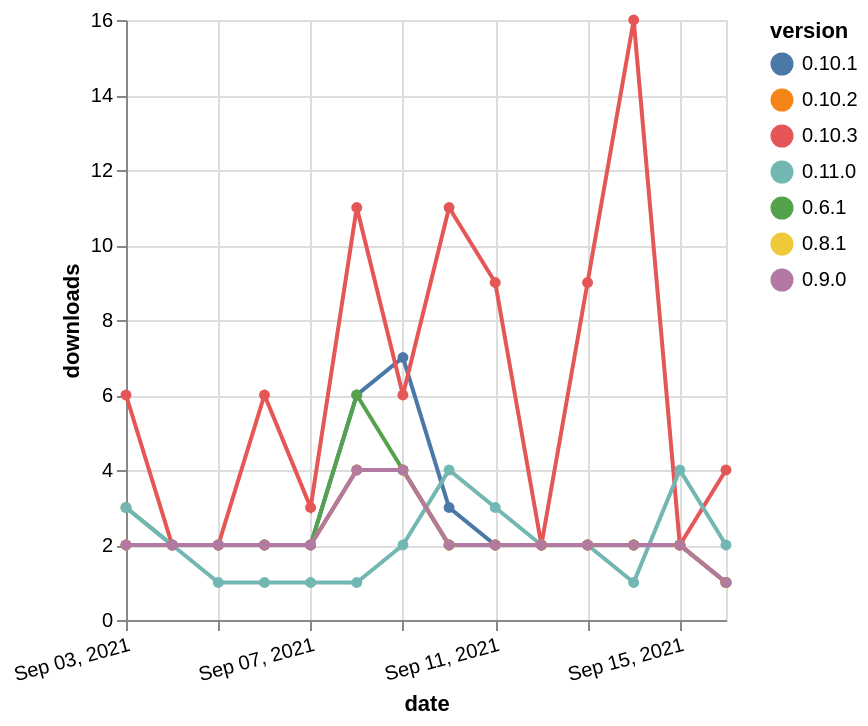

Specify this chart in Vega-Lite:
### Vega-Lite specification from a JSON file in a GitHub repository (floating-point values rounded to 4 significant figures)
{"$schema": "https://vega.github.io/schema/vega-lite/v5.json", "description": "A simple bar chart with embedded data.", "data": {"values": [{"date": "2021-09-03", "total": 3892, "delta": 2, "version": "0.10.1"}, {"date": "2021-09-04", "total": 3894, "delta": 2, "version": "0.10.1"}, {"date": "2021-09-05", "total": 3896, "delta": 2, "version": "0.10.1"}, {"date": "2021-09-06", "total": 3898, "delta": 2, "version": "0.10.1"}, {"date": "2021-09-07", "total": 3900, "delta": 2, "version": "0.10.1"}, {"date": "2021-09-08", "total": 3906, "delta": 6, "version": "0.10.1"}, {"date": "2021-09-09", "total": 3913, "delta": 7, "version": "0.10.1"}, {"date": "2021-09-10", "total": 3916, "delta": 3, "version": "0.10.1"}, {"date": "2021-09-11", "total": 3918, "delta": 2, "version": "0.10.1"}, {"date": "2021-09-12", "total": 3920, "delta": 2, "version": "0.10.1"}, {"date": "2021-09-13", "total": 3922, "delta": 2, "version": "0.10.1"}, {"date": "2021-09-14", "total": 3924, "delta": 2, "version": "0.10.1"}, {"date": "2021-09-15", "total": 3926, "delta": 2, "version": "0.10.1"}, {"date": "2021-09-16", "total": 3927, "delta": 1, "version": "0.10.1"}, {"date": "2021-09-03", "total": 2942, "delta": 2, "version": "0.8.1"}, {"date": "2021-09-04", "total": 2944, "delta": 2, "version": "0.8.1"}, {"date": "2021-09-05", "total": 2946, "delta": 2, "version": "0.8.1"}, {"date": "2021-09-06", "total": 2948, "delta": 2, "version": "0.8.1"}, {"date": "2021-09-07", "total": 2950, "delta": 2, "version": "0.8.1"}, {"date": "2021-09-08", "total": 2954, "delta": 4, "version": "0.8.1"}, {"date": "2021-09-09", "total": 2958, "delta": 4, "version": "0.8.1"}, {"date": "2021-09-10", "total": 2960, "delta": 2, "version": "0.8.1"}, {"date": "2021-09-11", "total": 2962, "delta": 2, "version": "0.8.1"}, {"date": "2021-09-12", "total": 2964, "delta": 2, "version": "0.8.1"}, {"date": "2021-09-13", "total": 2966, "delta": 2, "version": "0.8.1"}, {"date": "2021-09-14", "total": 2968, "delta": 2, "version": "0.8.1"}, {"date": "2021-09-15", "total": 2970, "delta": 2, "version": "0.8.1"}, {"date": "2021-09-16", "total": 2971, "delta": 1, "version": "0.8.1"}, {"date": "2021-09-03", "total": 4187, "delta": 3, "version": "0.6.1"}, {"date": "2021-09-04", "total": 4189, "delta": 2, "version": "0.6.1"}, {"date": "2021-09-05", "total": 4191, "delta": 2, "version": "0.6.1"}, {"date": "2021-09-06", "total": 4193, "delta": 2, "version": "0.6.1"}, {"date": "2021-09-07", "total": 4195, "delta": 2, "version": "0.6.1"}, {"date": "2021-09-08", "total": 4201, "delta": 6, "version": "0.6.1"}, {"date": "2021-09-09", "total": 4205, "delta": 4, "version": "0.6.1"}, {"date": "2021-09-10", "total": 4207, "delta": 2, "version": "0.6.1"}, {"date": "2021-09-11", "total": 4209, "delta": 2, "version": "0.6.1"}, {"date": "2021-09-12", "total": 4211, "delta": 2, "version": "0.6.1"}, {"date": "2021-09-13", "total": 4213, "delta": 2, "version": "0.6.1"}, {"date": "2021-09-14", "total": 4215, "delta": 2, "version": "0.6.1"}, {"date": "2021-09-15", "total": 4217, "delta": 2, "version": "0.6.1"}, {"date": "2021-09-16", "total": 4218, "delta": 1, "version": "0.6.1"}, {"date": "2021-09-03", "total": 7547, "delta": 6, "version": "0.10.3"}, {"date": "2021-09-04", "total": 7549, "delta": 2, "version": "0.10.3"}, {"date": "2021-09-05", "total": 7551, "delta": 2, "version": "0.10.3"}, {"date": "2021-09-06", "total": 7557, "delta": 6, "version": "0.10.3"}, {"date": "2021-09-07", "total": 7560, "delta": 3, "version": "0.10.3"}, {"date": "2021-09-08", "total": 7571, "delta": 11, "version": "0.10.3"}, {"date": "2021-09-09", "total": 7577, "delta": 6, "version": "0.10.3"}, {"date": "2021-09-10", "total": 7588, "delta": 11, "version": "0.10.3"}, {"date": "2021-09-11", "total": 7597, "delta": 9, "version": "0.10.3"}, {"date": "2021-09-12", "total": 7599, "delta": 2, "version": "0.10.3"}, {"date": "2021-09-13", "total": 7608, "delta": 9, "version": "0.10.3"}, {"date": "2021-09-14", "total": 7624, "delta": 16, "version": "0.10.3"}, {"date": "2021-09-15", "total": 7626, "delta": 2, "version": "0.10.3"}, {"date": "2021-09-16", "total": 7630, "delta": 4, "version": "0.10.3"}, {"date": "2021-09-03", "total": 1226, "delta": 3, "version": "0.11.0"}, {"date": "2021-09-04", "total": 1228, "delta": 2, "version": "0.11.0"}, {"date": "2021-09-05", "total": 1229, "delta": 1, "version": "0.11.0"}, {"date": "2021-09-06", "total": 1230, "delta": 1, "version": "0.11.0"}, {"date": "2021-09-07", "total": 1231, "delta": 1, "version": "0.11.0"}, {"date": "2021-09-08", "total": 1232, "delta": 1, "version": "0.11.0"}, {"date": "2021-09-09", "total": 1234, "delta": 2, "version": "0.11.0"}, {"date": "2021-09-10", "total": 1238, "delta": 4, "version": "0.11.0"}, {"date": "2021-09-11", "total": 1241, "delta": 3, "version": "0.11.0"}, {"date": "2021-09-12", "total": 1243, "delta": 2, "version": "0.11.0"}, {"date": "2021-09-13", "total": 1245, "delta": 2, "version": "0.11.0"}, {"date": "2021-09-14", "total": 1246, "delta": 1, "version": "0.11.0"}, {"date": "2021-09-15", "total": 1250, "delta": 4, "version": "0.11.0"}, {"date": "2021-09-16", "total": 1252, "delta": 2, "version": "0.11.0"}, {"date": "2021-09-03", "total": 3093, "delta": 2, "version": "0.10.2"}, {"date": "2021-09-04", "total": 3095, "delta": 2, "version": "0.10.2"}, {"date": "2021-09-05", "total": 3097, "delta": 2, "version": "0.10.2"}, {"date": "2021-09-06", "total": 3099, "delta": 2, "version": "0.10.2"}, {"date": "2021-09-07", "total": 3101, "delta": 2, "version": "0.10.2"}, {"date": "2021-09-08", "total": 3105, "delta": 4, "version": "0.10.2"}, {"date": "2021-09-09", "total": 3109, "delta": 4, "version": "0.10.2"}, {"date": "2021-09-10", "total": 3111, "delta": 2, "version": "0.10.2"}, {"date": "2021-09-11", "total": 3113, "delta": 2, "version": "0.10.2"}, {"date": "2021-09-12", "total": 3115, "delta": 2, "version": "0.10.2"}, {"date": "2021-09-13", "total": 3117, "delta": 2, "version": "0.10.2"}, {"date": "2021-09-14", "total": 3119, "delta": 2, "version": "0.10.2"}, {"date": "2021-09-15", "total": 3121, "delta": 2, "version": "0.10.2"}, {"date": "2021-09-16", "total": 3122, "delta": 1, "version": "0.10.2"}, {"date": "2021-09-03", "total": 2916, "delta": 2, "version": "0.9.0"}, {"date": "2021-09-04", "total": 2918, "delta": 2, "version": "0.9.0"}, {"date": "2021-09-05", "total": 2920, "delta": 2, "version": "0.9.0"}, {"date": "2021-09-06", "total": 2922, "delta": 2, "version": "0.9.0"}, {"date": "2021-09-07", "total": 2924, "delta": 2, "version": "0.9.0"}, {"date": "2021-09-08", "total": 2928, "delta": 4, "version": "0.9.0"}, {"date": "2021-09-09", "total": 2932, "delta": 4, "version": "0.9.0"}, {"date": "2021-09-10", "total": 2934, "delta": 2, "version": "0.9.0"}, {"date": "2021-09-11", "total": 2936, "delta": 2, "version": "0.9.0"}, {"date": "2021-09-12", "total": 2938, "delta": 2, "version": "0.9.0"}, {"date": "2021-09-13", "total": 2940, "delta": 2, "version": "0.9.0"}, {"date": "2021-09-14", "total": 2942, "delta": 2, "version": "0.9.0"}, {"date": "2021-09-15", "total": 2944, "delta": 2, "version": "0.9.0"}, {"date": "2021-09-16", "total": 2945, "delta": 1, "version": "0.9.0"}]}, "width": "container", "mark": {"type": "line", "point": {"filled": true}}, "encoding": {"x": {"field": "date", "type": "temporal", "timeUnit": "yearmonthdate", "title": "date", "axis": {"labelAngle": -15}}, "y": {"field": "delta", "type": "quantitative", "title": "downloads"}, "color": {"field": "version", "type": "nominal"}, "tooltip": {"field": "delta"}}}
